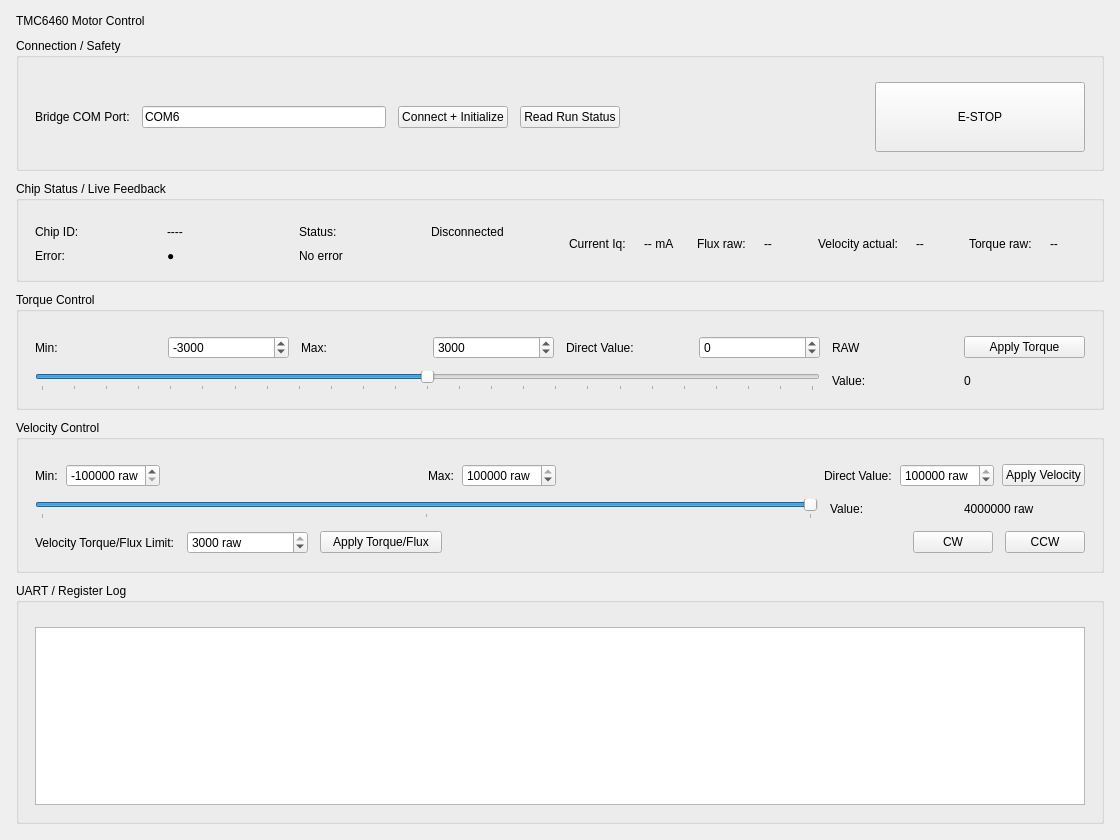
<?xml version="1.0" encoding="UTF-8"?>
<ui version="4.0">
 <class>MainWindow</class>
 <widget class="QMainWindow" name="MainWindow">
  <property name="geometry">
   <rect><x>0</x><y>0</y><width>1120</width><height>840</height></rect>
  </property>
  <property name="windowTitle">
   <string>TMC6460 Motor Control</string>
  </property>
  <widget class="QWidget" name="centralWidget">
   <layout class="QVBoxLayout" name="mainLayout">
    <property name="leftMargin"><number>16</number></property>
    <property name="topMargin"><number>14</number></property>
    <property name="rightMargin"><number>16</number></property>
    <property name="bottomMargin"><number>16</number></property>
    <property name="spacing"><number>10</number></property>
    <item>
     <widget class="QLabel" name="titleLabel">
      <property name="text"><string>TMC6460 Motor Control</string></property>
     </widget>
    </item>
    <item>
     <widget class="QGroupBox" name="connectionGroupBox">
      <property name="title"><string>Connection / Safety</string></property>
      <layout class="QGridLayout" name="connectionLayout">
       <property name="leftMargin"><number>16</number></property>
       <property name="topMargin"><number>24</number></property>
       <property name="rightMargin"><number>16</number></property>
       <property name="bottomMargin"><number>16</number></property>
       <property name="horizontalSpacing"><number>12</number></property>
       <property name="verticalSpacing"><number>8</number></property>
       <item row="0" column="0"><widget class="QLabel" name="bridgePortTextLabel"><property name="text"><string>Bridge COM Port:</string></property></widget></item>
       <item row="0" column="1"><widget class="QLineEdit" name="portEdit"><property name="text"><string>COM6</string></property><property name="maximumWidth"><number>160</number></property></widget></item>
       <item row="0" column="2"><widget class="QPushButton" name="connectButton"><property name="minimumWidth"><number>190</number></property><property name="text"><string>Connect + Initialize</string></property></widget></item>
       <item row="0" column="3"><widget class="QPushButton" name="readRunStatusButton"><property name="minimumWidth"><number>150</number></property><property name="toolTip"><string>Log one full run-status snapshot for 0/90 degree calibration.</string></property><property name="text"><string>Read Run Status</string></property></widget></item>
       <item row="0" column="4"><spacer name="connectionSpacer"><property name="orientation"><enum>Qt::Horizontal</enum></property><property name="sizeHint" stdset="0"><size><width>20</width><height>10</height></size></property></spacer></item>
       <item row="0" column="5"><widget class="QPushButton" name="estopButton"><property name="minimumSize"><size><width>210</width><height>70</height></size></property><property name="text"><string>E-STOP</string></property></widget></item>
      </layout>
     </widget>
    </item>
    <item>
     <widget class="QGroupBox" name="chipStatusGroupBox">
      <property name="title"><string>Chip Status / Live Feedback</string></property>
      <layout class="QGridLayout" name="chipStatusOuterLayout">
       <property name="leftMargin"><number>16</number></property>
       <property name="topMargin"><number>24</number></property>
       <property name="rightMargin"><number>16</number></property>
       <property name="bottomMargin"><number>16</number></property>
       <property name="horizontalSpacing"><number>18</number></property>
       <property name="verticalSpacing"><number>10</number></property>
       <item row="0" column="0">
        <widget class="QWidget" name="statusPanel" native="true">
         <layout class="QGridLayout" name="statusPanelLayout">
          <property name="leftMargin"><number>0</number></property>
          <property name="topMargin"><number>0</number></property>
          <property name="rightMargin"><number>0</number></property>
          <property name="bottomMargin"><number>0</number></property>
          <property name="horizontalSpacing"><number>12</number></property>
          <property name="verticalSpacing"><number>10</number></property>
          <item row="0" column="0"><widget class="QLabel" name="chipIdTextLabel"><property name="text"><string>Chip ID:</string></property></widget></item>
          <item row="0" column="1"><widget class="QLabel" name="chipIdValueLabel"><property name="text"><string>----</string></property></widget></item>
          <item row="0" column="2"><widget class="QLabel" name="statusTextLabel"><property name="text"><string>Status:</string></property></widget></item>
          <item row="0" column="3"><widget class="QLabel" name="statusValueLabel"><property name="text"><string>Disconnected</string></property></widget></item>
          <item row="1" column="0"><widget class="QLabel" name="errorTextTitleLabel"><property name="text"><string>Error:</string></property></widget></item>
          <item row="1" column="1"><widget class="QLabel" name="errorDotLabel"><property name="text"><string>●</string></property></widget></item>
          <item row="1" column="2" colspan="2"><widget class="QLabel" name="errorTextLabel"><property name="text"><string>No error</string></property><property name="wordWrap"><bool>true</bool></property></widget></item>
         </layout>
        </widget>
       </item>
       <item row="0" column="1">
        <widget class="QWidget" name="liveFeedbackPanel" native="true">
         <layout class="QGridLayout" name="liveFeedbackLayout">
          <property name="leftMargin"><number>0</number></property>
          <property name="topMargin"><number>0</number></property>
          <property name="rightMargin"><number>0</number></property>
          <property name="bottomMargin"><number>0</number></property>
          <property name="horizontalSpacing"><number>18</number></property>
          <property name="verticalSpacing"><number>8</number></property>
          <item row="0" column="0"><widget class="QLabel" name="currentTitleLabel"><property name="text"><string>Current Iq:</string></property></widget></item>
          <item row="0" column="1"><widget class="QLabel" name="currentValueLabel"><property name="minimumWidth"><number>110</number></property><property name="text"><string>-- mA</string></property></widget></item>
          <item row="0" column="2"><widget class="QLabel" name="fluxTitleLabel"><property name="text"><string>Flux raw:</string></property></widget></item>
          <item row="0" column="3"><widget class="QLabel" name="fluxValueLabel"><property name="minimumWidth"><number>110</number></property><property name="text"><string>--</string></property></widget></item>
          <item row="0" column="4"><widget class="QLabel" name="velocityActualTitleLabel"><property name="text"><string>Velocity actual:</string></property></widget></item>
          <item row="0" column="5"><widget class="QLabel" name="velocityActualValueLabel"><property name="minimumWidth"><number>110</number></property><property name="text"><string>--</string></property></widget></item>
          <item row="0" column="6"><widget class="QLabel" name="torqueActualTitleLabel"><property name="text"><string>Torque raw:</string></property></widget></item>
          <item row="0" column="7"><widget class="QLabel" name="torqueActualValueLabel"><property name="minimumWidth"><number>110</number></property><property name="text"><string>--</string></property></widget></item>
         </layout>
        </widget>
       </item>
      </layout>
     </widget>
    </item>
    <item>
     <widget class="QGroupBox" name="torqueGroupBox">
      <property name="title"><string>Torque Control</string></property>
      <layout class="QGridLayout" name="torqueLayout">
       <property name="leftMargin"><number>16</number></property><property name="topMargin"><number>24</number></property><property name="rightMargin"><number>16</number></property><property name="bottomMargin"><number>16</number></property><property name="horizontalSpacing"><number>12</number></property><property name="verticalSpacing"><number>12</number></property>
       <item row="0" column="0"><widget class="QLabel" name="torqueMinTextLabel"><property name="text"><string>Min:</string></property></widget></item>
       <item row="0" column="1"><widget class="QSpinBox" name="torqueMinSpin"><property name="minimum"><number>-10000000</number></property><property name="maximum"><number>10000000</number></property><property name="value"><number>-3000</number></property><property name="minimumWidth"><number>130</number></property></widget></item>
       <item row="0" column="2"><widget class="QLabel" name="torqueMaxTextLabel"><property name="text"><string>Max:</string></property></widget></item>
       <item row="0" column="3"><widget class="QSpinBox" name="torqueMaxSpin"><property name="minimum"><number>-10000000</number></property><property name="maximum"><number>10000000</number></property><property name="value"><number>3000</number></property><property name="minimumWidth"><number>130</number></property></widget></item>
       <item row="0" column="4"><widget class="QLabel" name="torqueDirectTextLabel"><property name="text"><string>Direct Value:</string></property></widget></item>
       <item row="0" column="5"><widget class="QSpinBox" name="torqueDirectSpin"><property name="minimum"><number>-3000</number></property><property name="maximum"><number>3000</number></property><property name="value"><number>0</number></property><property name="keyboardTracking"><bool>false</bool></property><property name="minimumWidth"><number>150</number></property></widget></item>
       <item row="0" column="6"><widget class="QLabel" name="torqueRawTextLabel"><property name="text"><string>RAW</string></property></widget></item>
       <item row="0" column="7"><widget class="QPushButton" name="applyTorqueButton"><property name="minimumWidth"><number>130</number></property><property name="text"><string>Apply Torque</string></property></widget></item>
       <item row="1" column="0" colspan="6"><widget class="QSlider" name="torqueSlider"><property name="orientation"><enum>Qt::Horizontal</enum></property><property name="minimum"><number>-3000</number></property><property name="maximum"><number>3000</number></property><property name="value"><number>0</number></property><property name="tracking"><bool>true</bool></property><property name="tickPosition"><enum>QSlider::TicksBelow</enum></property><property name="tickInterval"><number>250</number></property></widget></item>
       <item row="1" column="6"><widget class="QLabel" name="torqueValueTextLabel"><property name="text"><string>Value:</string></property></widget></item>
       <item row="1" column="7"><widget class="QLabel" name="torqueValueLabel"><property name="minimumWidth"><number>120</number></property><property name="text"><string>0</string></property></widget></item>
      </layout>
     </widget>
    </item>
    <item>
     <widget class="QGroupBox" name="velocityGroupBox">
      <property name="title"><string>Velocity Control</string></property>
      <layout class="QGridLayout" name="velocityLayout">
       <property name="leftMargin"><number>16</number></property><property name="topMargin"><number>24</number></property><property name="rightMargin"><number>16</number></property><property name="bottomMargin"><number>16</number></property><property name="horizontalSpacing"><number>12</number></property><property name="verticalSpacing"><number>12</number></property>
       <item row="0" column="0" colspan="8">
        <layout class="QHBoxLayout" name="velocityTopRowLayout">
         <property name="spacing"><number>8</number></property>
         <item><widget class="QLabel" name="velocityMinTextLabel"><property name="text"><string>Min:</string></property></widget></item>
         <item><widget class="QSpinBox" name="velocityMinSpin"><property name="minimum"><number>-10000000</number></property><property name="maximum"><number>10000000</number></property><property name="value"><number>-4000000</number></property><property name="suffix"><string> raw</string></property><property name="minimumWidth"><number>140</number></property></widget></item>
         <item><spacer name="velocityMinMaxSmallSpacer"><property name="orientation"><enum>Qt::Horizontal</enum></property><property name="sizeHint" stdset="0"><size><width>16</width><height>20</height></size></property></spacer></item>
         <item><widget class="QLabel" name="velocityMaxTextLabel"><property name="text"><string>Max:</string></property></widget></item>
         <item><widget class="QSpinBox" name="velocityMaxSpin"><property name="minimum"><number>-10000000</number></property><property name="maximum"><number>10000000</number></property><property name="value"><number>4000000</number></property><property name="suffix"><string> raw</string></property><property name="minimumWidth"><number>140</number></property></widget></item>
         <item><spacer name="velocityDirectStretch"><property name="orientation"><enum>Qt::Horizontal</enum></property><property name="sizeType"><enum>QSizePolicy::Expanding</enum></property><property name="sizeHint" stdset="0"><size><width>40</width><height>20</height></size></property></spacer></item>
         <item><widget class="QLabel" name="velocityDirectTextLabel"><property name="text"><string>Direct Value:</string></property></widget></item>
         <item><widget class="QSpinBox" name="velocityDirectSpin"><property name="minimum"><number>-4000000</number></property><property name="maximum"><number>4000000</number></property><property name="value"><number>4000000</number></property><property name="suffix"><string> raw</string></property><property name="keyboardTracking"><bool>false</bool></property><property name="minimumWidth"><number>150</number></property></widget></item>
         <item><widget class="QPushButton" name="applyVelocityButton"><property name="minimumWidth"><number>140</number></property><property name="text"><string>Apply Velocity</string></property></widget></item>
        </layout>
       </item>
       <item row="1" column="0" colspan="6"><widget class="QSlider" name="velocitySlider"><property name="orientation"><enum>Qt::Horizontal</enum></property><property name="minimum"><number>-4000000</number></property><property name="maximum"><number>4000000</number></property><property name="value"><number>4000000</number></property><property name="tracking"><bool>true</bool></property><property name="tickPosition"><enum>QSlider::TicksBelow</enum></property><property name="tickInterval"><number>100000</number></property></widget></item>
       <item row="1" column="6"><widget class="QLabel" name="velocityValueTextLabel"><property name="text"><string>Value:</string></property></widget></item>
       <item row="1" column="7"><widget class="QLabel" name="velocityValueLabel"><property name="minimumWidth"><number>170</number></property><property name="text"><string>4000000 raw</string></property></widget></item>
       <item row="2" column="0"><widget class="QLabel" name="velocityTorqueLimitTextLabel"><property name="text"><string>Velocity Torque/Flux Limit:</string></property></widget></item>
       <item row="2" column="1"><widget class="QSpinBox" name="velocityTorqueLimitSpin"><property name="minimum"><number>0</number></property><property name="maximum"><number>3000</number></property><property name="value"><number>3000</number></property><property name="suffix"><string> raw</string></property><property name="keyboardTracking"><bool>false</bool></property><property name="minimumWidth"><number>150</number></property></widget></item>
       <item row="2" column="2"><widget class="QPushButton" name="applyVelocityTorqueLimitButton"><property name="minimumWidth"><number>118</number></property><property name="maximumWidth"><number>135</number></property><property name="text"><string>Apply Torque/Flux</string></property></widget></item>
       <item row="2" column="3" colspan="5">
        <layout class="QHBoxLayout" name="directionButtonLayout">
         <property name="spacing"><number>12</number></property>
         <item><spacer name="directionStretch"><property name="orientation"><enum>Qt::Horizontal</enum></property><property name="sizeType"><enum>QSizePolicy::Expanding</enum></property><property name="sizeHint" stdset="0"><size><width>40</width><height>20</height></size></property></spacer></item>
         <item><widget class="QPushButton" name="velocityCwButton"><property name="minimumWidth"><number>120</number></property><property name="maximumWidth"><number>120</number></property><property name="toolTip"><string>Velocity mode clockwise using the magnitude entered in Direct Value.</string></property><property name="text"><string>CW</string></property></widget></item>
         <item><widget class="QPushButton" name="velocityCcwButton"><property name="minimumWidth"><number>120</number></property><property name="maximumWidth"><number>120</number></property><property name="toolTip"><string>Velocity mode anticlockwise using the magnitude entered in Direct Value.</string></property><property name="text"><string>CCW</string></property></widget></item>
        </layout>
       </item>
      </layout>
     </widget>
    </item>
    <item>
     <widget class="QGroupBox" name="logGroupBox">
      <property name="title"><string>UART / Register Log</string></property>
      <layout class="QVBoxLayout" name="logLayout">
       <property name="leftMargin"><number>16</number></property><property name="topMargin"><number>24</number></property><property name="rightMargin"><number>16</number></property><property name="bottomMargin"><number>16</number></property>
       <item><widget class="QTextEdit" name="logText"><property name="readOnly"><bool>true</bool></property><property name="minimumHeight"><number>260</number></property><property name="lineWrapMode"><enum>QTextEdit::NoWrap</enum></property></widget></item>
      </layout>
     </widget>
    </item>
   </layout>
  </widget>
 </widget>
 <resources/>
 <connections/>
</ui>
